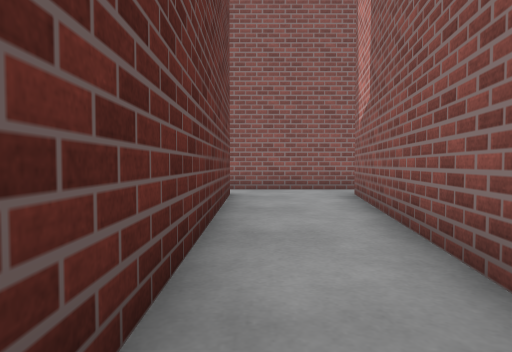
[1] (above)

16 first-person views from a walk through a robot-simulator world made for Gazebo. The camera is 0.72 m above the floor, tilts 2° down and sees 75° across. The floor is counted in squares, 1 m on a side. Each view is taken from the middle of a square. On the plan, view 1 faces up. The plan holds only what a view shows up to about 10 squares ahead; the rest is blank. Surface patterns are stand-ins for the level's own textures.

[2]
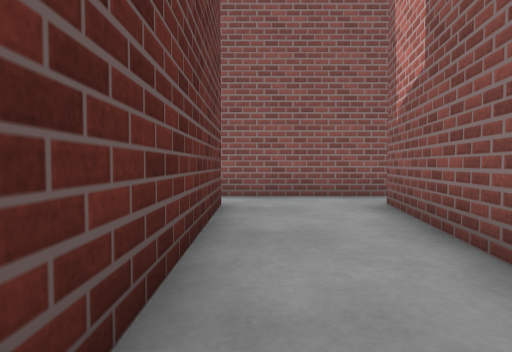

[3]
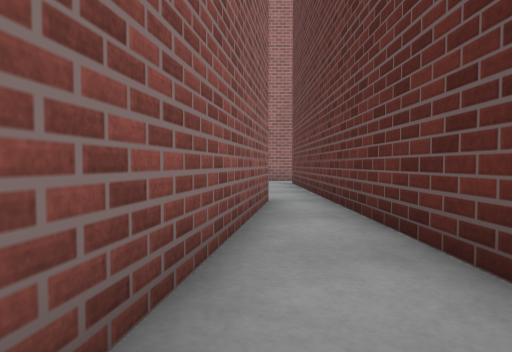

[4]
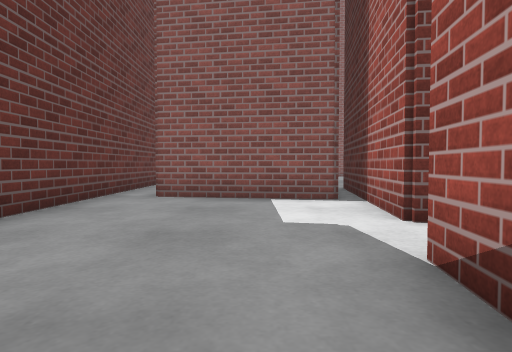

[5]
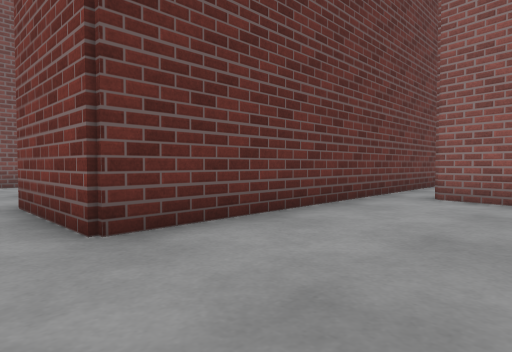

[6]
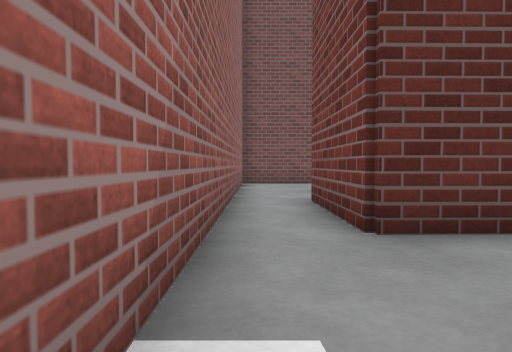

[7]
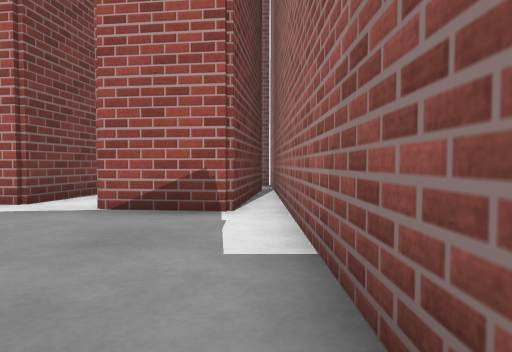

[8]
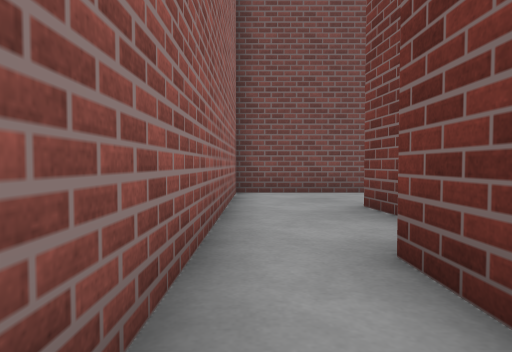

[9]
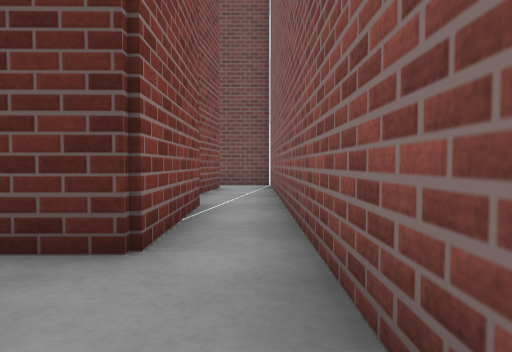

[10]
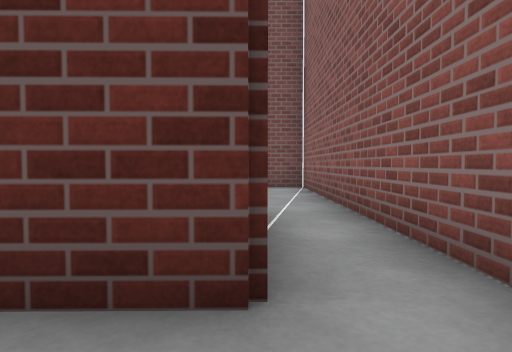

[11]
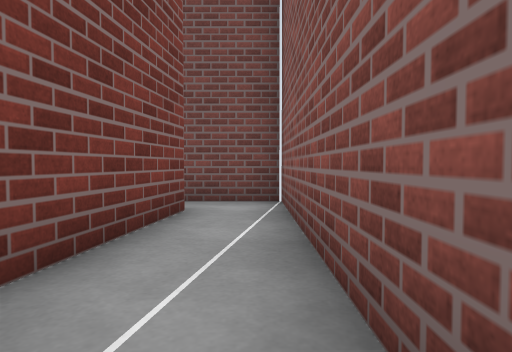

[12]
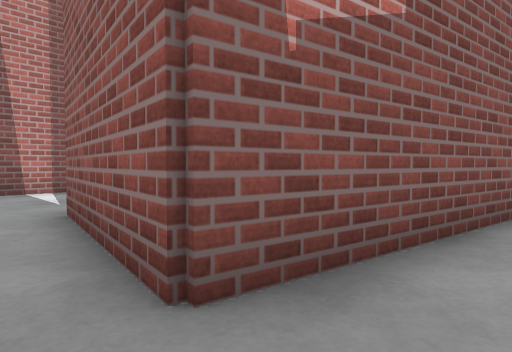

[13]
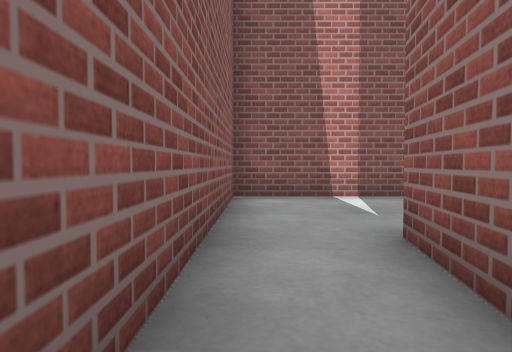

[14]
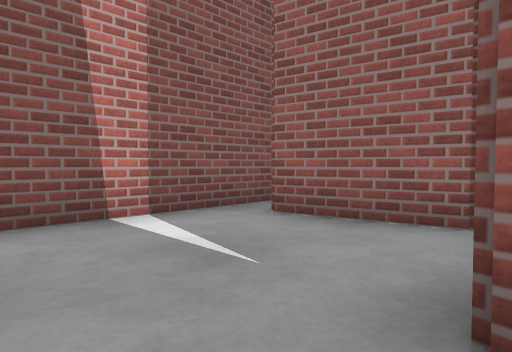

[15]
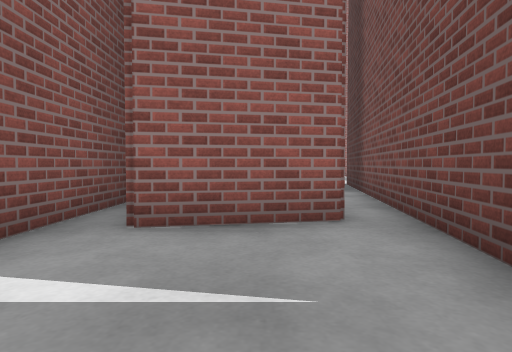

[16]
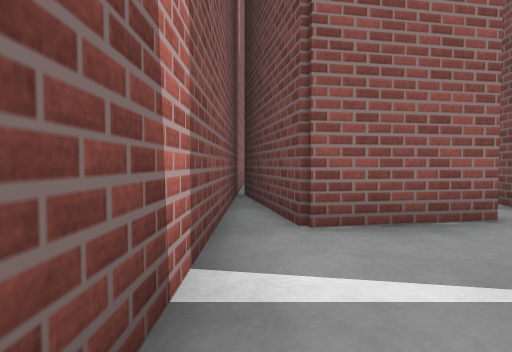

### Floor plan
Ten units are one square. View 1 is at (0, 0); x grows to the right and y downward. Boxes are objects, and circles mark ways between rooms. Rooms are numbered by the first view taken in them; rooms with no view inside come last. Other rooms are left out.
<svg viewBox="-89 -100 198 210">
<path fill="none" stroke="#000" d="M49 59 54 21M48 32 7 26 12 -3M-34 105 58 105M59 99 40 96 43 73M-5 -5 -4 89 -37 89M25 -95 -45 -95M-39 -80 -6 -81 -5 -5M12 -3 24 -82M62 -68 58 -40M67 -47 95 -53 103 -11M24 -82 65 -75M104 -20 104 -95 25 -95M-45 -95 -84 -95M-82 -79 -49 -75"/>
<circle cx="0" cy="0" r="3" fill="#2a7"/>
<circle cx="30" cy="-90" r="3" fill="#2a7"/>
<circle cx="-40" cy="-90" r="3" fill="#2a7"/>
<text x="10" y="70">1</text>
<text x="0" y="-60">2</text>
<text x="80" y="-80">3</text>
<text x="-60" y="-90">4</text>
</svg>
Room 1 opens to room 2. Room 2 opens to room 3. Room 2 opens to room 4.

Where each view was taken, in squares from view 1:
view 1: 0 up, 0 right, facing up
view 2: 2 up, 0 right, facing up
view 3: 4 up, 1 right, facing down
view 4: 10 down, 3 right, facing up
view 5: 10 down, 3 right, facing up-left
view 6: 10 down, 3 right, facing left
view 7: 10 down, 1 left, facing right
view 8: 10 down, 1 left, facing left
view 9: 9 up, 2 right, facing left
view 10: 8 up, 1 right, facing left
view 11: 9 up, 3 left, facing left
view 12: 9 up, 1 right, facing down-right
view 13: 9 up, 3 right, facing right
view 14: 9 up, 6 right, facing down-right
view 15: 9 up, 8 right, facing down
view 16: 9 up, 10 right, facing down
